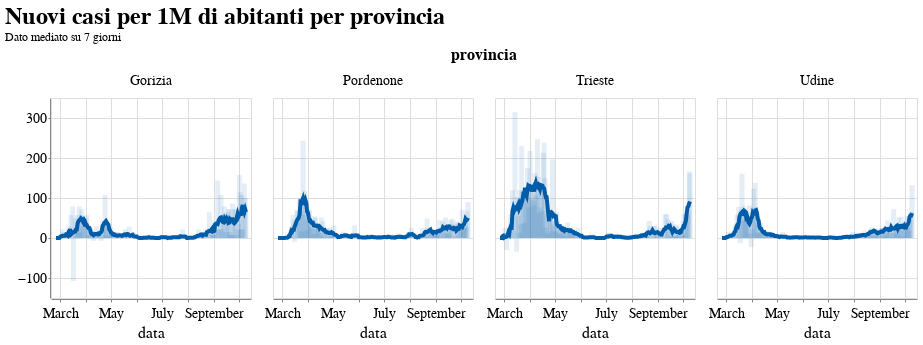

The notebook cell this image was saved under:
### Code cell
base = alt.Chart().transform_window(
    averaged='mean(nuovi_positivi_per_1M_pop)',
    frame=[-4,3],
    groupby=['provincia']
).encode(
    x='data:T',
    tooltip=['data', 'provincia', 'totale_casi', 'nuovi_positivi', 'incremento']
).properties(
    height=200,
    width=200,
)

c1 = base.mark_line().encode(
    y=alt.Y('averaged:Q', title=''),
)

c2 = base.mark_bar(opacity=0.1).encode(
    y=alt.Y('nuovi_positivi_per_1M_pop', title=''),

)

alt.layer(c1, c2, data=prov_df).facet(facet='provincia:N', columns=4).properties(
    title={
      "text": ['Nuovi casi per 1M di abitanti per provincia'], 
      "subtitle": ["Dato mediato su 7 giorni"]
    }
).interactive()

### Figure 1 — Vega-Lite specification as saved in the notebook (floating-point values rounded to 4 significant figures; data arrays with more than 128 entries replaced by an {"elided": "..."} marker saying what was removed)
{"config": {"view": {"width": 600, "height": 400}, "background": "#ffffff", "title": {"anchor": "start", "font": "Source Sans Pro, Arial, sans", "fontColor": "#000000", "fontSize": 24, "fontWeight": "bold"}, "arc": {"fill": "#005DA9"}, "area": {"fill": "#005DA9"}, "line": {"stroke": "#005DA9", "strokeWidth": 4}, "path": {"stroke": "#005DA9"}, "rect": {"fill": "#005DA9"}, "shape": {"stroke": "#005DA9"}, "bar": {"fill": "#005DA9"}, "point": {"stroke": "#005DA9"}, "symbol": {"fill": "#005DA9", "size": 60}, "axis": {"titleFont": "Source Sans Pro, sans", "titleFontSize": 16, "titleFontWeight": "normal", "labelFont": "Source Sans Pro, sans", "labelFontSize": 14, "labelFontWeight": "normal"}, "axisX": {"labelAngle": 0, "labelPadding": 4, "tickSize": 3}, "axisY": {"labelBaseline": "middle", "maxExtent": 45, "minExtent": 45, "tickSize": 2, "titleAlign": "left", "titleAngle": 0, "titleX": -45, "titleY": -11}, "headerFacet": {"titleFontSize": 16, "labelFontSize": 14}, "headerRow": {"titleFontSize": 16, "labelFontSize": 14}, "headerColumn": {"titleFontSize": 16, "labelFontSize": 14}, "legend": {"titleFont": "Source Sans Pro, sans", "titleFontSize": 16, "titleFontWeight": "normal", "symbolType": "circle", "labelFont": "Source Sans Pro, sans", "labelFontSize": 15}, "range": {"category": ["#AB377A", "#AEC067", "#9BC3B7", "#928285", "#F07F3C", "#FFE054", "#E30034", "#005DA9", "#644F54", "#5EA290", "#769F3B", "#812161", "#E36319", "#F5C631"]}}, "data": {"name": "data-a8870962fd3b13af6087699193fc81a6"}, "facet": {"type": "nominal", "field": "provincia"}, "spec": {"layer": [{"mark": "line", "encoding": {"tooltip": [{"type": "temporal", "field": "data"}, {"type": "nominal", "field": "provincia"}, {"type": "quantitative", "field": "totale_casi"}, {"type": "quantitative", "field": "nuovi_positivi"}, {"type": "quantitative", "field": "incremento"}], "x": {"type": "temporal", "field": "data"}, "y": {"type": "quantitative", "field": "averaged", "title": ""}}, "height": 200, "selection": {"selector005": {"type": "interval", "bind": "scales", "encodings": ["x", "y"]}}, "transform": [{"window": [{"op": "mean", "field": "nuovi_positivi_per_1M_pop", "as": "averaged"}], "frame": [-4, 3], "groupby": ["provincia"]}], "width": 200}, {"mark": {"type": "bar", "opacity": 0.1}, "encoding": {"tooltip": [{"type": "temporal", "field": "data"}, {"type": "nominal", "field": "provincia"}, {"type": "quantitative", "field": "totale_casi"}, {"type": "quantitative", "field": "nuovi_positivi"}, {"type": "quantitative", "field": "incremento"}], "x": {"type": "temporal", "field": "data"}, "y": {"type": "quantitative", "field": "nuovi_positivi_per_1M_pop", "title": ""}}, "height": 200, "transform": [{"window": [{"op": "mean", "field": "nuovi_positivi_per_1M_pop", "as": "averaged"}], "frame": [-4, 3], "groupby": ["provincia"]}], "width": 200}]}, "columns": 4, "title": {"text": ["Nuovi casi per 1M di abitanti per provincia"], "subtitle": ["Dato mediato su 7 giorni"]}, "$schema": "https://vega.github.io/schema/vega-lite/v4.8.1.json", "datasets": {"data-a8870962fd3b13af6087699193fc81a6": {"elided": "916 records"}}}
